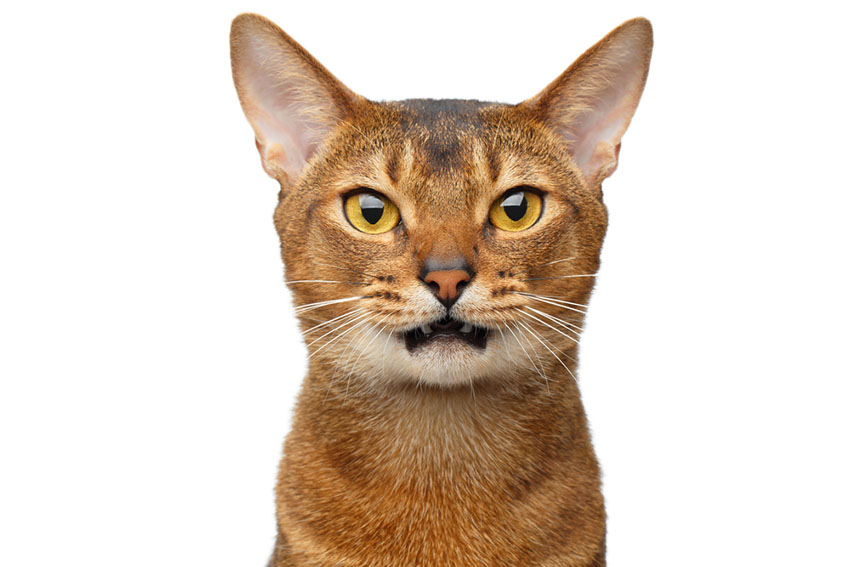
#> input picture image.png, 850 x 567 px
$ jupyter execute 4.ipynb
#> lines starting #> are read from the running program, lines starting #| are printed output that depends on the picture; after the words box and inside, x2 and y2 are one past the last pixel; in counts of white or black regions, pixels touching at a corner belong together
[cell 1]
# !pip install opencv-python matplotlib numpy pandas

[cell 2]
import cv2
import matplotlib.pyplot as plt

# Step 1: Read image
img = cv2.imread('image.png')
#> img is the input picture: shape (567, 850, 3); mean B, G, R 196, 208.9, 223.1
if img is None:
    print("Error loading image")
    exit()

# Step 2: Convert to grayscale
gray = cv2.cvtColor(img, cv2.COLOR_BGR2GRAY)
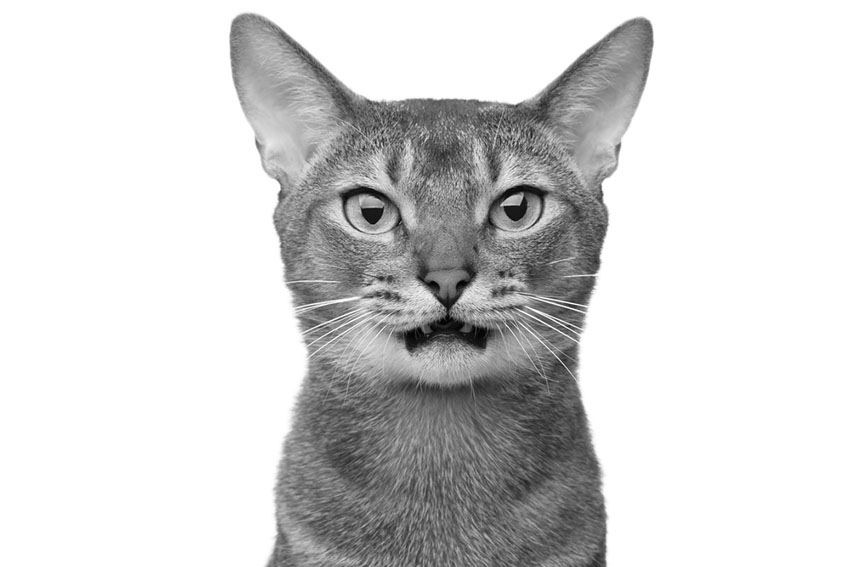
#> gray: shape (567, 850); min 0, max 255, mean 211.7

# Step 3: Apply Gaussian Blur
blur = cv2.GaussianBlur(gray, (5, 5), 0)

# Step 4: Edge Detection (Canny)
edges = cv2.Canny(blur, 50, 150)
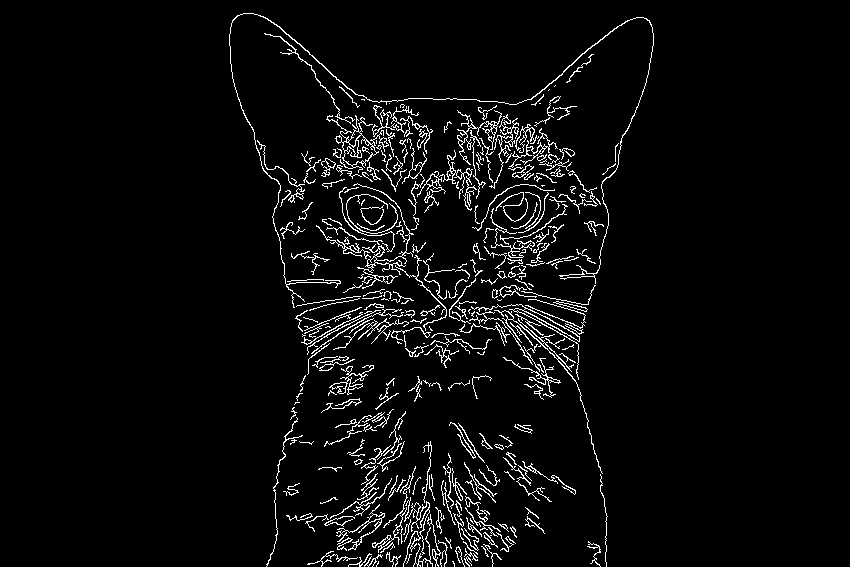
#> edges: shape (567, 850); 4.3% white in thin lines or dots, all inside (x1, y1, x2, y2) = (229, 13, 654, 567)

# Step 5: Display using matplotlib
titles = ['Original', 'Grayscale', 'Blurred', 'Edges']
images = [cv2.cvtColor(img, cv2.COLOR_BGR2RGB), gray, blur, edges]

plt.figure(figsize=(8, 8))
for i in range(4):
    plt.subplot(2, 2, i + 1)
    cmap = 'gray' if i != 0 else None
    plt.imshow(images[i], cmap=cmap)
    plt.title(titles[i])
    plt.axis('off')

plt.show()
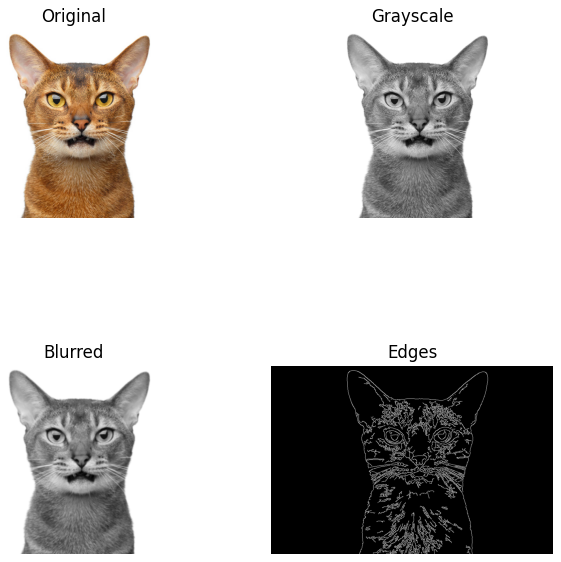
#> figure drawn by matplotlib, 4 panels
